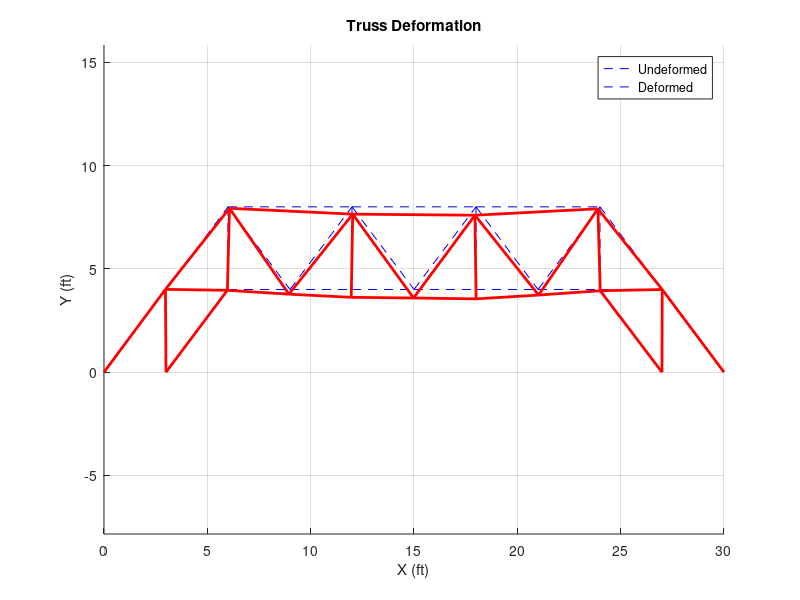

Here is the MATLAB script that generated this plot:
clc; clear; close all;

% Define nodes, elements, material, and loads
L = 1;                  % Length unit in feet
A = 4/144;              % Bar cross-sectional area (ft^2)
E = 30e6;               % Modulus of elasticity (psi)
Q = 1000;               % Applied load (lbs)

% Node coordinates (x, y)
Coords = [ 
    0 0;      %1
    3*L 0;    %2
    27*L 0;   %3
    30*L 0;   %4
    3*L 4*L;  %5
    6*L 4*L;  %6
    9*L 4*L;  %7
    12*L 4*L; %8
    15*L 4*L; %9
    18*L 4*L; %10
    21*L 4*L; %11
    24*L 4*L; %12
    27*L 4*L; %13
    6*L 8*L;  %14
    12*L 8*L; %15
    18*L 8*L; %16
    24*L 8*L; %17
];

% Applied nodal forces (Fx, Fy)
F_Applied = [ 
    0 0;    %1
    0 0;    %2
    0 0;    %3
    0 0;    %4
    0 0;    %5
    0 0;    %6
    0 0;    %7
    0 -Q;   %8
    0 0;    %9
    0 -2*Q; %10
    0 0;    %11
    0 0;    %12
    0 0;    %13
    0 0;    %14
    0 0;    %15
    0 0;    %16
    0 0;    %17
];

% Boundary conditions (1=fixed, 0=free)
Bounds = [ 
    1 1; %1
    1 1; %2
    1 1; %3
    1 1; %4
    0 0; %5
    0 0; %6
    0 0; %7
    0 0; %8
    0 0; %9
    0 0; %10
    0 0; %11
    0 0; %12
    0 0; %13
    0 0; %14
    0 0; %15
    0 0; %16
    0 0; %17
];

% Prescribed displacements (0 for all)
U_prescribed = zeros(size(Bounds));

% Element connectivity (node pairs)
Connectivity = [
    1 5;
    2 5;
    2 6;
    12 3;
    13 3;
    13 4;
    5 6;
    6 7;
    7 8;
    8 9;
    9 10;
    10 11;
    11 12;
    12 13;
    5 14;
    14 6;
    14 7;
    7 15;
    15 8;
    15 9;
    9 16;
    16 10;
    16 11;
    11 17;
    17 12;
    17 13;
    14 15;
    15 16;
    16 17;
];

nElem = size(Connectivity,1);
elem_A = A*ones(nElem,1);
elem_E = E*ones(nElem,1);

nNodes = size(Coords,1);
GDof = 2*nNodes; % 2 DOFs per node

% Global matrices
K = zeros(GDof, GDof);                 % Global stiffness
F = reshape(F_Applied', [], 1);        % Global force vector
U_presc = reshape(U_prescribed', [], 1);

% Identify fixed and free DOFs
fixedDofs = [];
for i = 1:nNodes
    if Bounds(i,1) == 1, fixedDofs(end+1) = 2*i-1; end
    if Bounds(i,2) == 1, fixedDofs(end+1) = 2*i; end
end
freeDofs = setdiff(1:GDof, fixedDofs);

%% Assemble global stiffness matrix
for e = 1:nElem
    n1 = Connectivity(e,1); n2 = Connectivity(e,2);
    x1 = Coords(n1,1); y1 = Coords(n1,2);
    x2 = Coords(n2,1); y2 = Coords(n2,2);
    
    dx = x2 - x1; dy = y2 - y1;
    Le = sqrt(dx^2 + dy^2);
    c = dx/Le; s = dy/Le;
    
    Ae = elem_A(e); Ee = elem_E(e);
    
    ke = (Ae*Ee/Le) * [ c^2  c*s -c^2 -c*s;
                        c*s  s^2 -c*s -s^2;
                       -c^2 -c*s  c^2  c*s;
                       -c*s -s^2  c*s  s^2 ];
    
    dof = [2*n1-1 2*n1 2*n2-1 2*n2];
    K(dof,dof) = K(dof,dof) + ke;
end

% Solve for U
U = zeros(GDof,1);
U(fixedDofs) = U_presc(fixedDofs);

Kff = K(freeDofs, freeDofs);
Kfc = K(freeDofs, fixedDofs);
Ff  = F(freeDofs);

U(freeDofs) = Kff \ (Ff - Kfc * U(fixedDofs));

% Solve for RxN at 1 2 3 4
Rc = K(fixedDofs,:) * U - F(fixedDofs);

% Compute member stresses
memberStress = zeros(nElem,1);
for e = 1:nElem
    n1 = Connectivity(e,1); n2 = Connectivity(e,2);
    dx = Coords(n2,1) - Coords(n1,1);
    dy = Coords(n2,2) - Coords(n1,2);
    Le = sqrt(dx^2 + dy^2);
    c = dx/Le; s = dy/Le;
    Ae = elem_A(e); Ee = elem_E(e);
    dof = [2*n1-1 2*n1 2*n2-1 2*n2];
    Ue = U(dof);
    memberStress(e) = (Ee/Le) * [-c -s c s] * Ue;  % Axial stress = Force / Area
end

% Plot truss
X = Coords(:,1); Y = Coords(:,2);
scale = 5; % magnification factor
Xd = X + scale*U(1:2:end);
Yd = Y + scale*U(2:2:end);

figure; hold on; grid on;
title('Truss Deformation');
xlabel('X (ft)'); ylabel('Y (ft)');

% Plot undeformed truss
for e = 1:nElem
    n1 = Connectivity(e,1); n2 = Connectivity(e,2);
    plot([X(n1), X(n2)], [Y(n1), Y(n2)], 'b--');
end

% Plot deformed truss
for e = 1:nElem
    n1 = Connectivity(e,1); n2 = Connectivity(e,2);
    plot([Xd(n1), Xd(n2)], [Yd(n1), Yd(n2)], 'r-', 'LineWidth',2);
end

legend('Undeformed','Deformed'); axis equal;

% Results
disp('Nodal Displacements');
disp(reshape(U,2,[])');

disp('Reaction Forces at Supports');
disp(Rc);

disp('Member Axial Stresses (psi, + tension / - compression)');
disp(memberStress);
